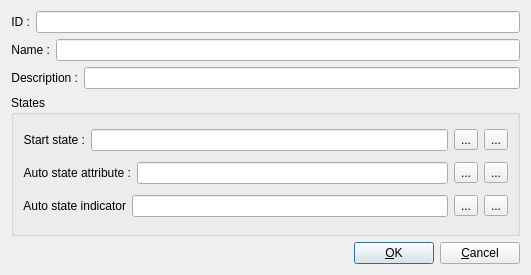
<?xml version="1.0" encoding="UTF-8"?>
<ui version="4.0">
 <class>kks_life_cycle_form</class>
 <widget class="QDialog" name="kks_life_cycle_form">
  <property name="geometry">
   <rect>
    <x>0</x>
    <y>0</y>
    <width>531</width>
    <height>275</height>
   </rect>
  </property>
  <property name="windowTitle">
   <string>Life Cycle</string>
  </property>
  <layout class="QGridLayout" name="gridLayout_2">
   <item row="0" column="0">
    <layout class="QHBoxLayout" name="hIdLay">
     <item>
      <widget class="QLabel" name="lId">
       <property name="text">
        <string>&lt;html&gt;&lt;head/&gt;&lt;body&gt;&lt;p&gt;ID :&lt;/p&gt;&lt;/body&gt;&lt;/html&gt;</string>
       </property>
       <property name="alignment">
        <set>Qt::AlignRight|Qt::AlignTrailing|Qt::AlignVCenter</set>
       </property>
      </widget>
     </item>
     <item>
      <widget class="QLineEdit" name="lEId">
       <property name="readOnly">
        <bool>true</bool>
       </property>
      </widget>
     </item>
    </layout>
   </item>
   <item row="1" column="0">
    <layout class="QHBoxLayout" name="hNameLay">
     <item>
      <widget class="QLabel" name="lName">
       <property name="text">
        <string>&lt;html&gt;&lt;head/&gt;&lt;body&gt;&lt;p&gt;Name :&lt;/p&gt;&lt;/body&gt;&lt;/html&gt;</string>
       </property>
       <property name="alignment">
        <set>Qt::AlignRight|Qt::AlignTrailing|Qt::AlignVCenter</set>
       </property>
      </widget>
     </item>
     <item>
      <widget class="QLineEdit" name="lEName"/>
     </item>
    </layout>
   </item>
   <item row="2" column="0">
    <layout class="QHBoxLayout" name="hDesclLay">
     <item>
      <widget class="QLabel" name="lDescription">
       <property name="text">
        <string>&lt;html&gt;&lt;head/&gt;&lt;body&gt;&lt;p&gt;Description :&lt;/p&gt;&lt;/body&gt;&lt;/html&gt;</string>
       </property>
       <property name="alignment">
        <set>Qt::AlignRight|Qt::AlignTrailing|Qt::AlignVCenter</set>
       </property>
      </widget>
     </item>
     <item>
      <widget class="QLineEdit" name="lEDescription"/>
     </item>
    </layout>
   </item>
   <item row="3" column="0">
    <widget class="QGroupBox" name="gbState">
     <property name="title">
      <string>States</string>
     </property>
     <layout class="QGridLayout" name="gridLayout">
      <item row="0" column="0">
       <layout class="QHBoxLayout" name="hStartStateLay">
        <item>
         <widget class="QLabel" name="lStartState">
          <property name="text">
           <string>&lt;html&gt;&lt;head/&gt;&lt;body&gt;&lt;p&gt;Start state :&lt;/p&gt;&lt;/body&gt;&lt;/html&gt;</string>
          </property>
          <property name="alignment">
           <set>Qt::AlignRight|Qt::AlignTrailing|Qt::AlignVCenter</set>
          </property>
         </widget>
        </item>
        <item>
         <widget class="QLineEdit" name="lEStartState">
          <property name="readOnly">
           <bool>true</bool>
          </property>
         </widget>
        </item>
        <item>
         <widget class="QToolButton" name="tbStartState">
          <property name="toolTip">
           <string>Set start state</string>
          </property>
          <property name="text">
           <string>...</string>
          </property>
         </widget>
        </item>
        <item>
         <widget class="QToolButton" name="tbClearStartState">
          <property name="toolTip">
           <string>Clear start state</string>
          </property>
          <property name="text">
           <string>...</string>
          </property>
         </widget>
        </item>
       </layout>
      </item>
      <item row="1" column="0">
       <layout class="QHBoxLayout" name="horizontalLayout">
        <item>
         <widget class="QLabel" name="lAutoStateAttr">
          <property name="text">
           <string>&lt;html&gt;&lt;head/&gt;&lt;body&gt;&lt;p&gt;Auto state attribute :&lt;/p&gt;&lt;/body&gt;&lt;/html&gt;</string>
          </property>
          <property name="alignment">
           <set>Qt::AlignRight|Qt::AlignTrailing|Qt::AlignVCenter</set>
          </property>
         </widget>
        </item>
        <item>
         <widget class="QLineEdit" name="lEAutoStateAttribute">
          <property name="readOnly">
           <bool>true</bool>
          </property>
         </widget>
        </item>
        <item>
         <widget class="QToolButton" name="tbAutoStateAttribute">
          <property name="text">
           <string>...</string>
          </property>
         </widget>
        </item>
        <item>
         <widget class="QToolButton" name="tbClearAutoStateAttribute">
          <property name="text">
           <string>...</string>
          </property>
         </widget>
        </item>
       </layout>
      </item>
      <item row="2" column="0">
       <layout class="QHBoxLayout" name="horizontalLayout_2">
        <item>
         <widget class="QLabel" name="lAutoStateInd">
          <property name="text">
           <string>&lt;html&gt;&lt;head/&gt;&lt;body&gt;&lt;p&gt;Auto state indicator&lt;/p&gt;&lt;/body&gt;&lt;/html&gt;</string>
          </property>
          <property name="alignment">
           <set>Qt::AlignRight|Qt::AlignTrailing|Qt::AlignVCenter</set>
          </property>
         </widget>
        </item>
        <item>
         <widget class="QLineEdit" name="lEAutoStateIndicator">
          <property name="readOnly">
           <bool>true</bool>
          </property>
         </widget>
        </item>
        <item>
         <widget class="QToolButton" name="tbStateInd">
          <property name="text">
           <string>...</string>
          </property>
         </widget>
        </item>
        <item>
         <widget class="QToolButton" name="tbClearStateInd">
          <property name="text">
           <string>...</string>
          </property>
         </widget>
        </item>
       </layout>
      </item>
     </layout>
    </widget>
   </item>
   <item row="4" column="0">
    <layout class="QHBoxLayout" name="hButtonslLayout">
     <item>
      <spacer name="hButtonlSpacer">
       <property name="orientation">
        <enum>Qt::Horizontal</enum>
       </property>
       <property name="sizeHint" stdset="0">
        <size>
         <width>40</width>
         <height>20</height>
        </size>
       </property>
      </spacer>
     </item>
     <item>
      <widget class="QPushButton" name="pbOk">
       <property name="text">
        <string>&amp;OK</string>
       </property>
      </widget>
     </item>
     <item>
      <widget class="QPushButton" name="pbCancel">
       <property name="text">
        <string>&amp;Cancel</string>
       </property>
      </widget>
     </item>
    </layout>
   </item>
  </layout>
 </widget>
 <resources/>
 <connections/>
</ui>
